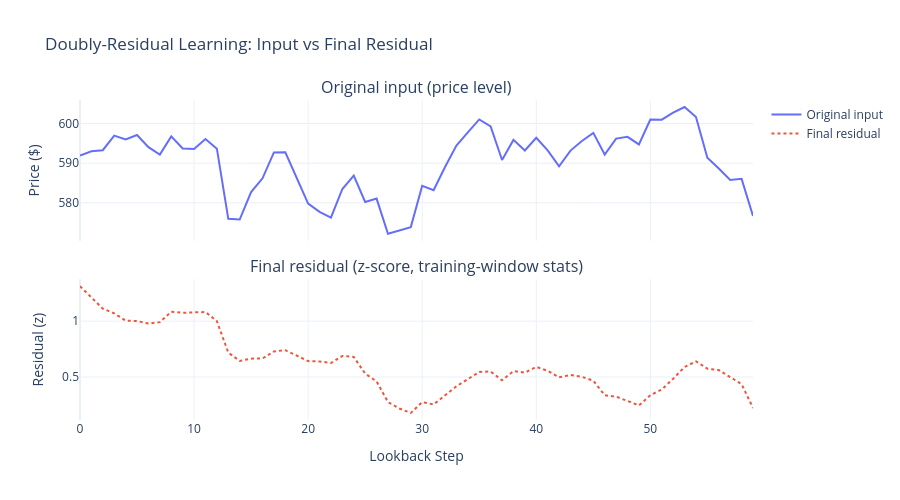

The code cell stored with this chart in its notebook:
### Markdown cell above
## Backcast Visualization

The backcast represents what each block has "understood" about the input.
The residual (input minus backcast) is passed to the next block, forcing
progressively finer pattern extraction.

### Code cell
# Compute block-level backcasts for the same test sample
sample_input = torch.FloatTensor(X_test[sample_idx : sample_idx + 1]).to(DEVICE)
nbeats_i.eval()

with torch.no_grad():
    residual = sample_input.clone()
    backcasts = []
    for block in nbeats_i.blocks:
        backcast, _ = block(residual)
        backcasts.append(backcast.cpu().numpy().flatten())
        residual = residual - backcast

# Denormalize the input back to price level; the residual stays in z-score
# units because adding the training-window mean would shift "structure not yet
# captured" onto the price scale and conflate it with the input curve.
input_denorm = X_test[sample_idx] * price_std + price_mean
residual_z = residual.cpu().numpy().flatten()

x_back = list(range(LOOKBACK))

fig_bc = make_subplots(
    rows=2,
    cols=1,
    subplot_titles=[
        "Original input (price level)",
        "Final residual (z-score, training-window stats)",
    ],
    shared_xaxes=True,
    vertical_spacing=0.12,
)
fig_bc.add_trace(
    go.Scatter(x=x_back, y=input_denorm, name="Original input", line=dict(width=2)), row=1, col=1
)
fig_bc.add_trace(
    go.Scatter(x=x_back, y=residual_z, name="Final residual", line=dict(dash="dot")), row=2, col=1
)
fig_bc.update_xaxes(title_text="Lookback Step", row=2, col=1)
fig_bc.update_yaxes(title_text="Price ($)", row=1, col=1)
fig_bc.update_yaxes(title_text="Residual (z)", row=2, col=1)
fig_bc.update_layout(
    title="Doubly-Residual Learning: Input vs Final Residual",
    template="plotly_white",
    height=500,
)
fig_bc.show()

### Figure 1 — Plotly figure (JSON) as saved in the notebook; plotly's stock layout.template omitted (floating-point values rounded to 4 significant figures)
{"data": [{"line": {"width": 2}, "name": "Original input", "type": "scatter", "x": [0, 1, 2, 3, 4, 5, 6, 7, 8, 9, 10, 11, 12, 13, 14, 15, 16, 17, 18, 19, 20, 21, 22, 23, 24, 25, 26, 27, 28, 29, 30, 31, 32, 33, 34, 35, 36, 37, 38, 39, 40, 41, 42, 43, 44, 45, 46, 47, 48, 49, 50, 51, 52, 53, 54, 55, 56, 57, 58, 59], "xaxis": "x", "y": [591.9, 593.0, 593.3, 597.0, 596.0, 597.1, 594.0, 592.2, 596.8, 593.7, 593.6, 596.1, 593.7, 576.0, 575.8, 582.7, 586.2, 592.7, 592.7, 586.5, 579.8, 577.7, 576.3, 583.5, 586.8, 580.2, 581.1, 572.2, 573.1, 573.9, 584.3, 583.2, 589.0, 594.4, 597.8, 601.0, 599.3, 590.8, 595.9, 593.2, 596.4, 593.2, 589.2, 593.2, 595.6, 597.7, 592.2, 596.2, 596.7, 594.7, 601.0, 601.0, 602.7, 604.2, 601.7, 591.4, 588.7, 585.7, 586.0, 576.7], "yaxis": "y"}, {"line": {"dash": "dot"}, "name": "Final residual", "type": "scatter", "x": [0, 1, 2, 3, 4, 5, 6, 7, 8, 9, 10, 11, 12, 13, 14, 15, 16, 17, 18, 19, 20, 21, 22, 23, 24, 25, 26, 27, 28, 29, 30, 31, 32, 33, 34, 35, 36, 37, 38, 39, 40, 41, 42, 43, 44, 45, 46, 47, 48, 49, 50, 51, 52, 53, 54, 55, 56, 57, 58, 59], "xaxis": "x2", "y": [1.312, 1.215, 1.112, 1.07, 1.004, 1.001, 0.9786, 0.9912, 1.085, 1.075, 1.077, 1.082, 1.0, 0.7184, 0.6436, 0.6644, 0.6653, 0.7291, 0.7398, 0.6916, 0.6424, 0.6394, 0.625, 0.6883, 0.6795, 0.5303, 0.4606, 0.275, 0.2179, 0.178, 0.2756, 0.2544, 0.3331, 0.4167, 0.4809, 0.5454, 0.549, 0.4704, 0.5528, 0.5391, 0.5902, 0.5555, 0.4973, 0.5175, 0.5016, 0.4676, 0.3365, 0.324, 0.2853, 0.2455, 0.3377, 0.3875, 0.4845, 0.5891, 0.6405, 0.5744, 0.5618, 0.5014, 0.4364, 0.2226], "yaxis": "y2"}], "layout": {"annotations": [{"font": {"size": 16}, "showarrow": false, "text": "Original input (price level)", "x": 0.5, "xanchor": "center", "xref": "paper", "y": 1.0, "yanchor": "bottom", "yref": "paper"}, {"font": {"size": 16}, "showarrow": false, "text": "Final residual (z-score, training-window stats)", "x": 0.5, "xanchor": "center", "xref": "paper", "y": 0.44, "yanchor": "bottom", "yref": "paper"}], "height": 500, "title": {"text": "Doubly-Residual Learning: Input vs Final Residual"}, "xaxis": {"anchor": "y", "domain": [0.0, 1.0], "matches": "x2", "showticklabels": false}, "xaxis2": {"anchor": "y2", "domain": [0.0, 1.0], "title": {"text": "Lookback Step"}}, "yaxis": {"anchor": "x", "domain": [0.56, 1.0], "title": {"text": "Price ($)"}}, "yaxis2": {"anchor": "x2", "domain": [0.0, 0.44], "title": {"text": "Residual (z)"}}}}
